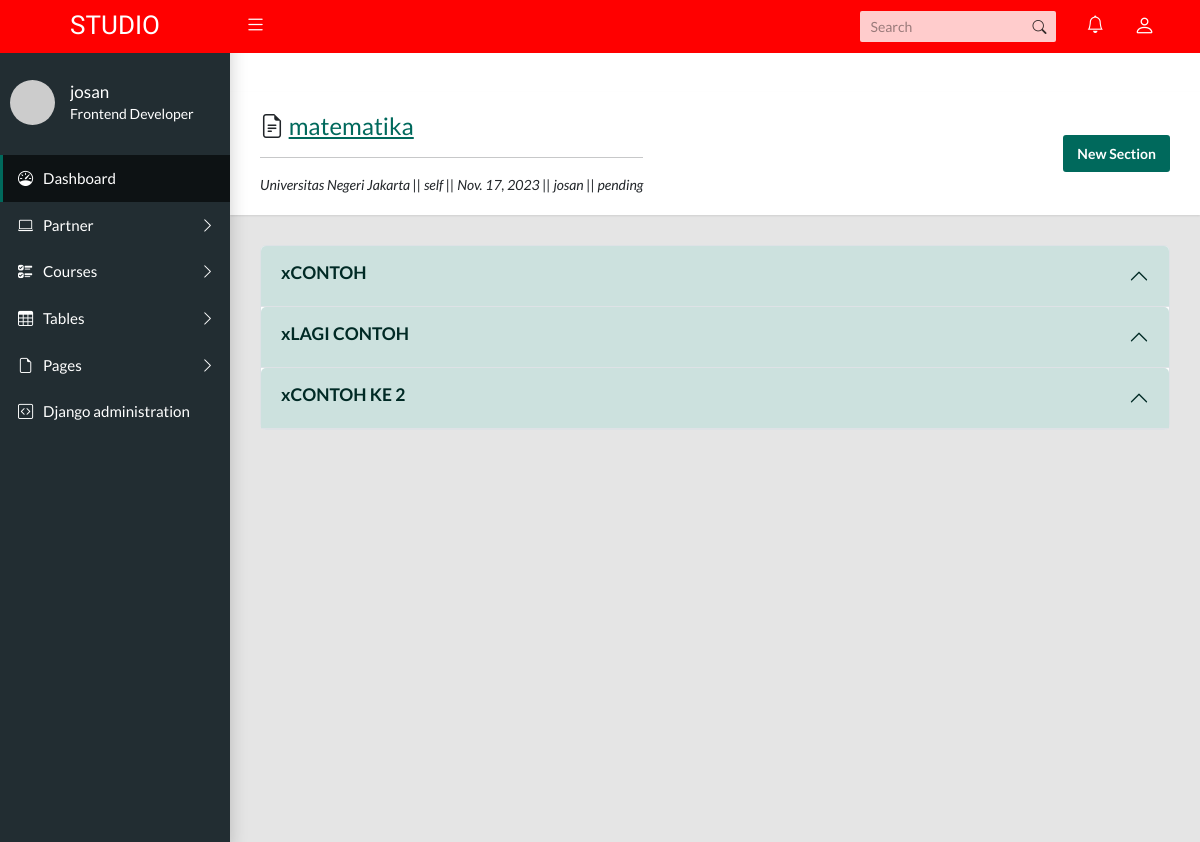
The app's page /course/course-detail/1 (signed in), older data.
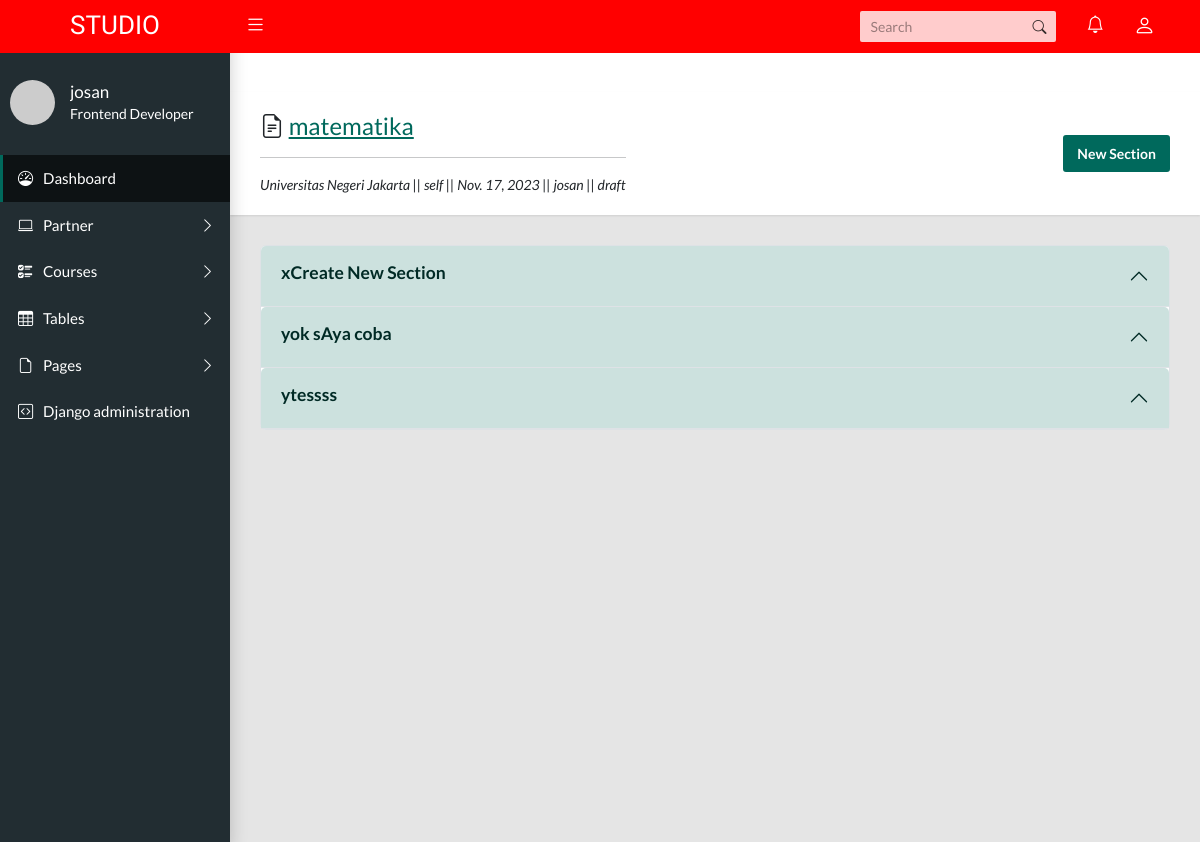
The same page, newer data.
### course/models.py (models this page shows, shortened)
class Course (models.Model):
    course_name = models.CharField(max_length=250)
    topic = models.CharField(max_length=250)
    course_overview = models.TextField(null=True)
    category = models.CharField(max_length=50, choices=Ct,null=True)
    number_of_questions = models.IntegerField(null=True)
    time = models.IntegerField(help_text="durations of the quiz in minutes",null=True)
    required_score_to_pas = models.IntegerField("required score in %", null=True)
    level = models.CharField(max_length=10, choices=Choi, default='basic', null=True)
    status_course = models.CharField(max_length=10, choices=St, default='draft')
    start_date = models.DateField(null=True)
    end_date = models.DateField(null=True)
    start_enrol = models.DateField(null=True)
    end_enrol = models.DateField(null=True)
    effort = models.CharField(max_length=20, null=True)
    lang = models.CharField(max_length=30, choices=Lg, default='id')
    org_partner = models.ForeignKey(Partner, on_delete=models.CASCADE)
    type_course = models.CharField(max_length=10, choices=Tc, default='self')
    image_course = models.ImageField(upload_to=filepath,null=True)
    author=models.ForeignKey(User,on_delete=models.CASCADE)
    course_year=models.IntegerField(null=True, default=current_year)

class Category(models.Model):
    parent = models.ForeignKey('self', related_name='children', on_delete=models.CASCADE, blank = True, null=True)
    title = models.CharField(max_length=100)
    slug = AutoSlugField(populate_from='title', unique=True, null=False, editable=False)
    created_at = models.DateTimeField(auto_now_add=True)
    mk=models.ForeignKey(Course,on_delete=models.CASCADE,related_name='course_id')
    def __str__(self):
        return self.title
    class Meta:
        unique_together = ('slug', 'parent',)
        verbose_name_plural = "categories"
    def __str__(self):
        full_path = [self.title]
        k = self.parent
        while k is not None:
            full_path.append(k.title)
            k = k.parent
        return ' -> '.join(full_path[::-1])

### partner/models.py (models this page shows)
class Partner(models.Model):
    partner_name = models.TextField(max_length=191)
    partner_abbreviation = models.TextField(max_length=50)
    partner_email = models.ForeignKey(User,on_delete=models.CASCADE,related_name='partner_add')
    partner_phone = models.TextField(max_length=50)
    partner_address = models.TextField(max_length=50)
    partner_tax = models.TextField(max_length=50)
    partner_status = models.TextField(max_length=50)
    partner_check = models.TextField(max_length=50)
    partner_logo = models.ImageField(upload_to=filepath,null=True, blank=True)
    partner_join = models.DateTimeField(auto_now_add=True)
    def __str__(self):
        return f"{self.partner_name}"

### course/views.py (the view)
# urls.py: path("course-detail/<str:pk>", views.courseDetail, name= "course_detail"),
def courseDetail(request, pk):
    if request.user.is_staff == True:
            mk = Course.objects.get(id=pk)
            catg = Category.objects.filter(parent=None, mk_id=mk)
            context = {'course':mk,'catg':catg}
            return render(request, 'course_detail.html', context)
    else:
        return redirect ('/')

### course/templates/course_detail.html (shortened to what this page needs)
{% extends 'layouts/default/page.html' %}
{% load i18n %}
{% block content %}
  <div class="app-title">
    <div>
      <h1> <i class="bi bi-file-earmark-text"></i>
        <a href="{% url 'course:course_view'%}">{{course.course_name}}</a></h1>
        <hr>
      <p>{{course.org_partner}} || {{course.type_course}} || {{course.start_date}} || {{course.author}} || {{course.status_course}}</p>
    </div>
    <ul class="app-breadcrumb breadcrumb">
      <li class="breadcrumb-item">
        <button type="button" class="btn btn-primary" data-bs-toggle="modal" data-bs-target="#staticBackdrop" >
          New Section
        </button></li>
    </ul>
  </div>
  <div class="accordion" id="accordionExample">
    <div class="accordion-item">
      {% for i in catg %}
      {% if not i.children.all %}
        <h2 class="accordion-header" id="headingOne">
          <button class="accordion-button" type="button" data-bs-toggle="collapse" data-bs-target="#{{i.slug}}" aria-expanded="true" aria-controls="collapseOne">
               <h5 id="coba-{{i.id}}"  ondblclick="mySection(this.id)" data-bs-toggle="modal" data-bs-target="#exampleModal{{i.id}}" >y{{i.title}}  </h5>
            </button>
        </h2>
        {% else %}
        <h2 class="accordion-header" id="headingOne">
          <button class="accordion-button" type="button" data-bs-toggle="collapse" data-bs-target="#{{i.slug}}" aria-expanded="true" aria-controls="collapseOne">
            <h5 id="coba-{{i.id}}"  ondblclick="mySection(this.id)" data-bs-toggle="modal" data-bs-target="#exampleModal{{i.id}}" >x{{i.title}}  </h5>
          </button>
      </h2>
        {% endif %}
        {% endfor %}
    </div>
</div>
{% endblock %}

### content/templates/layouts/default/page.html (shortened to what this page needs)
{% load static %}
{% load bootstrap4 %}
{% load i18n %}
{% get_current_language as language_code %}
<!DOCTYPE html>
<html lang="{{ language_code }}">
<head>
    <link href="{% static 'css/main.css' %}" rel="stylesheet">
    <link rel="stylesheet" type="text/css" href="https://cdn.jsdelivr.net/npm/bootstrap-icons@1.10.5/font/bootstrap-icons.css">
  </head>
<body class="app sidebar-mini">
 <header class="app-header"><a class="app-header__logo" href="{% url 'index' %}">STUDIO</a>
    <a class="app-sidebar__toggle" href="#" data-toggle="sidebar" aria-label="Hide Sidebar"></a>
    <ul class="app-nav">
      <li class="app-search">
        <input class="app-search__input" type="search" placeholder="Search">
        <button class="app-search__button"><i class="bi bi-search"></i></button>
      </li>
      <li class="dropdown"><a class="app-nav__item" href="#" data-bs-toggle="dropdown" aria-label="Show notifications"><i class="bi bi-bell fs-5"></i></a>
      </li>
      <li class="dropdown"><a class="app-nav__item" href="#" data-bs-toggle="dropdown" aria-label="Open Profile Menu"><i class="bi bi-person fs-4"></i></a>
      </li>
    </ul>
  </header>
    {% if request.user.is_authenticated %}
      {% if request.user.is_superuser %}
    <aside class="app-sidebar">
      <div class="app-sidebar__user"><img class="app-sidebar__user-avatar" src="https://randomuser.me/api/portraits/men/1.jpg" alt="User Image">
        <div>
          <p class="app-sidebar__user-name">{{ request.user.username }}</p>
          <p class="app-sidebar__user-designation">Frontend Developer</p>
        </div>
      </div>
      {% endif %}
      <ul class="app-menu">
        <li><a class="app-menu__item active" href="{% url 'index' %}"><i class="app-menu__icon bi bi-speedometer"></i><span class="app-menu__label">Dashboard</span></a></li>
        <li class="treeview"><a class="app-menu__item" href="#" data-toggle="treeview"><i class="app-menu__icon bi bi-laptop"></i><span class="app-menu__label">Partner</span><i class="treeview-indicator bi bi-chevron-right"></i></a>
        </li>
        <li class="treeview"><a class="app-menu__item" href="#" data-toggle="treeview"><i class="app-menu__icon bi bi-ui-checks"></i><span class="app-menu__label">Courses</span><i class="treeview-indicator bi bi-chevron-right"></i></a>
        </li>
        <li class="treeview"><a class="app-menu__item" href="#" data-toggle="treeview"><i class="app-menu__icon bi bi-table"></i><span class="app-menu__label">Tables</span><i class="treeview-indicator bi bi-chevron-right"></i></a>
        </li>
        <li class="treeview"><a class="app-menu__item" href="#" data-toggle="treeview"><i class="app-menu__icon bi bi-file-earmark"></i><span class="app-menu__label">Pages</span><i class="treeview-indicator bi bi-chevron-right"></i></a>
        </li>
        <li><a class="app-menu__item" href="{% url 'admin:login' %}"><i class="app-menu__icon bi bi-code-square"></i><span class="app-menu__label">{% trans 'Django administration' %}</span></a></li>
      </ul>
      {% endif %}
    </aside>
<br>
<br>
<main class="app-content">
    {% block content %}{% endblock %}
  </main>
</body>
</html>

Row changes from the older to the newer data that the page shows:
removed Category: title "CONTOH"
removed Category: title "LAGI CONTOH"
removed Category: title "CONTOH KE 2"
changed Course "matematika": status_course "pending" → "draft"
added Category: title "Create New Section"
added Category: title "ok sAya coba"
added Category: title "tessss"
